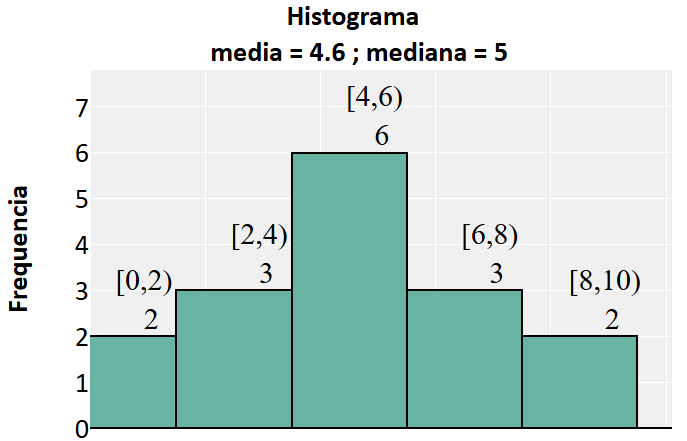

This figure's R source:

###########################################
###########################################
##                                       ##
##   QUEBRAS DEFINIDAS AUTOMATICAMENTE   ##
##                                       ##
###########################################
###########################################

library(plotly)

# Dados
dados = data.frame(Valores = c(0, 1, 2, 3, 3, 4, 4, 5, 5, 5, 5, 6, 6, 7, 8, 9))
x = dados$Valores

# === QUEBRAS DEFINIDAS AUTOMATICAMENTE === #
quebras = hist(x, breaks = "FD", plot = FALSE)$breaks
if(max(quebras) == max(x)){quebras = c(quebras, max(x) + unique(diff(quebras)))} else {quebras = quebras}

# Rotulo
tab = table(cut(x, breaks = quebras, include.lowest = FALSE, right = FALSE))
rotulo = paste(names(tab), " </br> </br> ", as.numeric(tab), sep = "")
m = 0 ; for(i in 1:length(rotulo)) m[i] = mean(as.numeric(unlist(strsplit(trimws(x = gsub(pattern = '[^[:alnum:] ]' , replacement = " " , x = names(tab)))[i], " "))))

# Atributos dos eixos
ax = list(title =  list(text = "",
                          font = list(family = "Calibri", size = 28, color = 'black') # DEFINE TAMANHO E A COR DO ROTULO DO EIXO
                          ),
          tickfont = list(family = "Calibri", size = 28, color = "black"),
          showticklabels = FALSE, # PODEM OCORRER CASOS EM QUE SEJA MELHOR OMITIR
          range = c(0.9 * min(quebras), 1.01 * max(quebras)),
          autotick = F,
          tickmode = "array",
          tickvals = quebras,
          zerolinecolor = 'rgb(255, 255, 255)',
          zerolinewidth = 2,
          gridcolor = 'rgb(255, 255, 255)'
          )
ay = list(title =  list(text = "<b>Frequencia</b>",
                          font = list(family = "Calibri", size = 28, color = 'black') # DEFINE TAMANHO E A COR DO ROTULO DO EIXO
                          ),
          tickfont = list(family = "Calibri", size = 28, color = "black"),
          range = c(0, max(tab) * 1.3),  # NECESSARIO DEFINIR MANUALMENTE
          zerolinecolor = 'rgb(0, 0, 0)',
          zerolinewidth = 2,
          gridcolor = 'rgb(255, 255, 255)'
          )
# Histograma
titulo = paste("<b>Histograma </br> </br> media = ", round(mean(x), 1), " ; mediana = ", median(x), "</b>", sep = "")
plot_ly() %>%
add_text(x = m,
         y = as.numeric(tab),
         text = rotulo,
         textfont = list(family = "sans serif", size = 30, color = toRGB("black")),
         textposition = "top center",
         hoverinfo = "none",
         name = ''
         ) %>%
add_histogram(x = x,
              marker = list(color = "#69b3a2", line = list(color = "black", width = 2)),
              name = ''
              ) %>%
layout(plot_bgcolor = 'rgb(240, 240, 240)',
       title = list(text = titulo, font = list(family = "Calibri", size = 28, color = 'black')),
       xaxis = ax,
       yaxis = ay,
       hoverlabel = list(font = list(family = "Calibri", size = 32, color = 'white')),
       margin = list(autoexpand = FALSE, t = 90, l = 90, r = 40, b = 70), 
       showlegend = FALSE)
